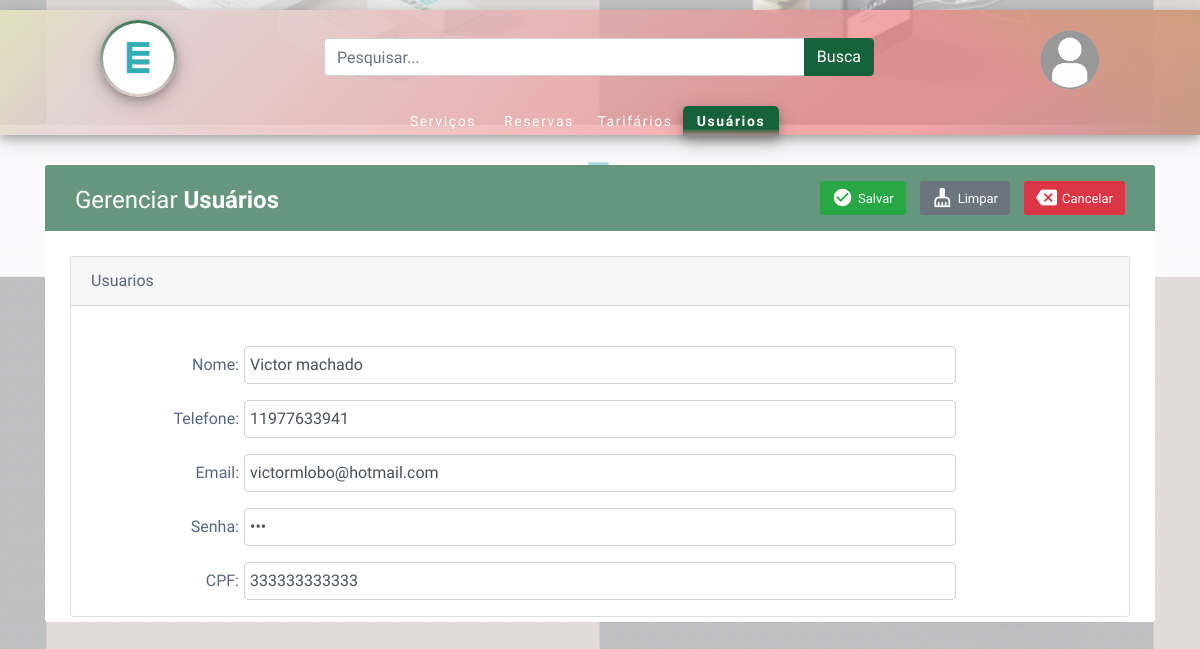
Screenshot of /?controller=UsuariosController&method=editar&id=19 with the database file from the repository.
### tables this page shows
CREATE TABLE `tb_usuarios` (
  `id_usuario` int(10) UNSIGNED NOT NULL,
  `ds_nome` varchar(80) NOT NULL,
  `nr_telefone` varchar(20) DEFAULT NULL,
  `ds_email` varchar(80) DEFAULT NULL,
  `ds_senha` varchar(255) NOT NULL,
  `nr_cpf` varchar(14) NOT NULL,
  `id_perfil` int(11) DEFAULT NULL
);

### Controller.php (called while the page is built, shortened)
<?php
class Controller
{
    public function view($arquivo, $array = null)
    {
        include "{$arquivo}.php";
    }
}

### UsuariosController.php (called while the page is built, shortened)
<?php
class UsuariosController extends Controller
{
    public function editar($dados)
    {
        $id      = (int) $dados['id'];
        $usuario = Usuario::find($id);
        return $this->view('form_usuario', ['usuario' => $usuario]);
    }
}

### Usuario.php (called while the page is built, shortened)
<?php
class Usuario
{
    private $atributos;
    public function __set(string $atributo, $valor)
    {
        $this->atributos[$atributo] = $valor;
        return $this;
    }
    public function __get(string $atributo)
    {
        return $this->atributos[$atributo];
    }
    public function __isset($atributo)
    {
        return isset($this->atributos[$atributo]);
    }
    public static function find($id)
    {
        $conexao = Conexao::getInstance();
        $stmt    = $conexao->prepare("SELECT * FROM tb_usuarios WHERE id_usuario='{$id}';");
        if ($stmt->execute()) {
            if ($stmt->rowCount() > 0) {
                $resultado = $stmt->fetchObject('Usuario');
                    if ($resultado) {
                        return $resultado;
                    }
            }
        }
        return false;
    }
}

### form_usuario.php (the view, shortened to what this page needs)
<div class="menuUsuarios">
    <div class="menuInterior">
        <div class="logo">
            <a href="index.php">
                <div class="brand_logo_container">
                    <img src ="css/images/logo-radio.png" class="brand_logo">
                </div>
            </a>
        </div>
        <div class="busca">
            <div class="input-group">
                <input type="text" class="form-control" placeholder="Pesquisar..." aria-label="O que você está procurando?" aria-describedby="button-addon2">
                <div class="input-group-append">
                    <a href="request.php" class="btn btn-primary">Busca</a>
                </div>
            </div>
        </div>
        <div class="btnLogin">
            <a href="login.html">
                <img src="css/images/user_icon.png">
            </a>
        </div>
        <div class="menuprodutos">
            <ul>
                <li><a href="?controller=ServicoController&method=listar">Serviços</a></li>
                <li><a href="?controller=ReservaController&method=listar">Reservas</a></li>
                <li><a href="?controller=TarifarioController&method=listar">Tarifários</a></li>
                <div class="menupicked">
                    <li><a href="?controller=UsuariosController&method=listar">Usuários</a></li>
                </div>
            </ul>
        </div>
    </div>
</div>
<div class="container">
    <div class="table-responsive">
        <div class="table-wrapper">
            <div class="table-title">
                <div class="row">
                    <div class="col-md-6">
                        <h2 class="table-subtitle">Gerenciar <b>Usuários</b></h2>
                    </div>
                    <div class="col-md-6 text-right">
                        <button class="btn btn-success" type="submit">
                            <i class="material-icons">check_circle</i>
                            <span>Salvar</span>
                        </button>
                        <button class="btn btn-secondary" type="submit">
                            <i class="material-icons">cleaning_services</i>
                            <span>Limpar</span>
                        </button>
                        <a href="?controller=UsuariosController&method=listar" class="btn btn-danger" type="submit">
                            <i class="material-icons">&#xe14a;</i>
                            <span>Cancelar</span>
                        </a>
                    </div>
                </div>
            </div>
            <div class="card" style="top:15px">
                <div class="card-header">
                    <span class="card-title">Usuarios</span>
                </div>
                <div class="card-body">
                </div>
                <div class="form-group form-row">
                    <label class="col-sm-2 col-form-label text-right">Nome:</label>
                    <input type="text" class="form-control col-sm-8" name="ds_nome" id="ds_nome" value="<?php
                    echo isset($usuario->ds_nome) ? $usuario->ds_nome : null;
                    ?>" />
                </div>
                <div class="form-group form-row">
                    <label class="col-sm-2 col-form-label text-right">Telefone:</label>
                    <input type="text" class="form-control col-sm-8" name="nr_telefone" id="nr_telefone" value="<?php
                    echo isset($usuario->nr_telefone) ? $usuario->nr_telefone : null;
                    ?>" />
                </div>
                <div class="form-group form-row">
                    <label class="col-sm-2 col-form-label text-right">Email:</label>
                    <input type="email" class="form-control col-sm-8" name="ds_email" id="ds_email" value="<?php
                    echo isset($usuario->ds_email) ? $usuario->ds_email : null;
                    ?>" />
                </div>
                <div class="form-group form-row">
                    <label class="col-sm-2 col-form-label text-right">Senha:</label>
                    <input type="password" class="form-control col-sm-8" name="ds_senha" id="ds_senha" value="<?php
                    echo isset($usuario->ds_senha) ? $usuario->ds_senha : null;
                    ?>" />
                </div>
                <div class="form-group form-row">
                    <label class="col-sm-2 col-form-label text-right">CPF:</label>
                    <input type="text" class="form-control col-sm-8" name="nr_cpf" id="nr_cpf" value="<?php
                           echo isset($usuario->nr_cpf) ? $usuario->nr_cpf : null;
                           ?>" />
                </div>
            </div>
        </div>
    </div>
</div>

### css/indexStyle.css (style rules this page uses)
html, body { color: #566787; font-family: 'Varela Round', sans-serif; padding: 0; margin: 0; background-color: ghostwhite; background: linear-gradient(rgba(246, 247, 249, 0.6), rgba(246, 247, 249, 0.6)), url("images/Background.png"); background-position: bottom; }
.menuInterior { width: 100%; margin: auto; }
.logo { display: inline-block; width: 10%; margin-top: 10px; }
.busca { display: inline-block; width: 60%; margin-left: 80px; }
.btnLogin { float: right; padding-top: 20px; display: inline-block; margin-right: 0px; }
.btnLogin img { width: 60px; height: 60px; }
.menuprodutos { margin-top: 0.9%; height: 40px; width: 80%; margin-left: 295px; }
.menuprodutos ul { margin: 0px; padding: 0px; list-style: none; display:block; }
.menuprodutos li { height: 30px; float: left; line-height: 30px; padding-left: 8px; padding-right:8px; width: 12%; text-align: center }
.menuprodutos li a { text-decoration: none; color: #fff; font-size: 14px; letter-spacing: .1rem; }
.brand_logo_container { position: center; height: 77px; width: 77px; top: -25px; border-radius: 50%; background-image: linear-gradient(rgba(22,98,59,0.8), rgba(221,221,221,0.02)); padding: 3px; box-shadow: 0 4px 8px 0 rgba(0, 0, 0, 0.2), 0 6px 20px 0 rgba(0, 0, 0, 0.19); }
.brand_logo { position: relative; height: 75px; width: 75px; border-radius: 50%; border: 2px; max-width:100%; max-height:100%; }
.btn-primary { background-color: #16623B; border-color: #16623B; }
.menupicked li { background-image: linear-gradient(#16623B, #16623B, #16623B, #16623B, rgba(0, 0, 0, 0.2)); border-top-right-radius: 5px; border-top-left-radius: 5px; color: ghostwhite; }
.menuUsuarios { height: 125px; width: 100%; background-image: linear-gradient(135deg, rgba(221, 221, 221, .8), rgba(255,0,0,0.3) 70.71%), linear-gradient(225deg, rgba(221,221,221,.8), rgba(255,255,255,0.2) 70.71%), linear-gradient(217deg, rgba(0,255,0,.8), rgba(0,255,0,0) 20.71%), linear-gradient(127deg, rgba(255, 255, 0,.8), rgba(255, 255, 0,0) 10.71%), linear-gradient(336deg, rgba(52, 177, 182,0.8), rgba(52, 177, 182,0) 20.71%); box-shadow: 0 4px 8px 0 rgba(0, 0, 0, 0.2), 0 6px 20px 0 rgba(0, 0, 0, 0.19); margin-top: 10px; }
.menuInterior { width: 1000px; margin: auto; }
.logo { display: inline-block; width: 100px; margin-top: 10px; }
.busca { display: inline-block; width: 55%; margin-left: 120px; }
.brand_logo { position: center; height: 75px; width: 75px; border-radius: 50% ; border: 2px; max-width:100%; max-height:100%; }
.menupicked li { background-image: linear-gradient(#16623B, #16623B, #16623B, #16623B, rgba(0, 0, 0, 0.2)); border-top-right-radius: 5px; border-top-left-radius: 5px; color: ghostwhite; font-weight: bold; box-shadow: 0 4px 8px 0 rgba(0, 0, 0, 0.2), 0 6px 20px 0 rgba(0, 0, 0, 0.19); }
.table-responsive { margin: 30px 0; }
.table-wrapper { min-width: 1000px; background: #fff; padding: 20px 25px; border-radius: 3px; box-shadow: 0 1px 1px rgba(0,0,0,.05); }
.table-title { padding-bottom: 15px; background: #67967e; color: #fff; padding: 16px 30px; margin: -20px -25px 10px; border-radius: 3px 3px 0 0; }
.table-title h2 { margin: 5px 0 0; font-size: 24px; }
.table-title .btn { color: #fcfcfc; font-size: 13px; border: none; min-width: 50px; border-radius: 3px; border: none; outline: none !important; margin-left: 10px; }
.table-title .btn i { float: left; font-size: 21px; margin-right: 5px; }
.table-title .btn span { float: left; margin-top: 2px; }

### rows the page displays
tb_usuarios: ds_nome "Victor machado", nr_telefone "11977633941", ds_email "victormlobo@hotmail.com", nr_cpf "333333333333"
